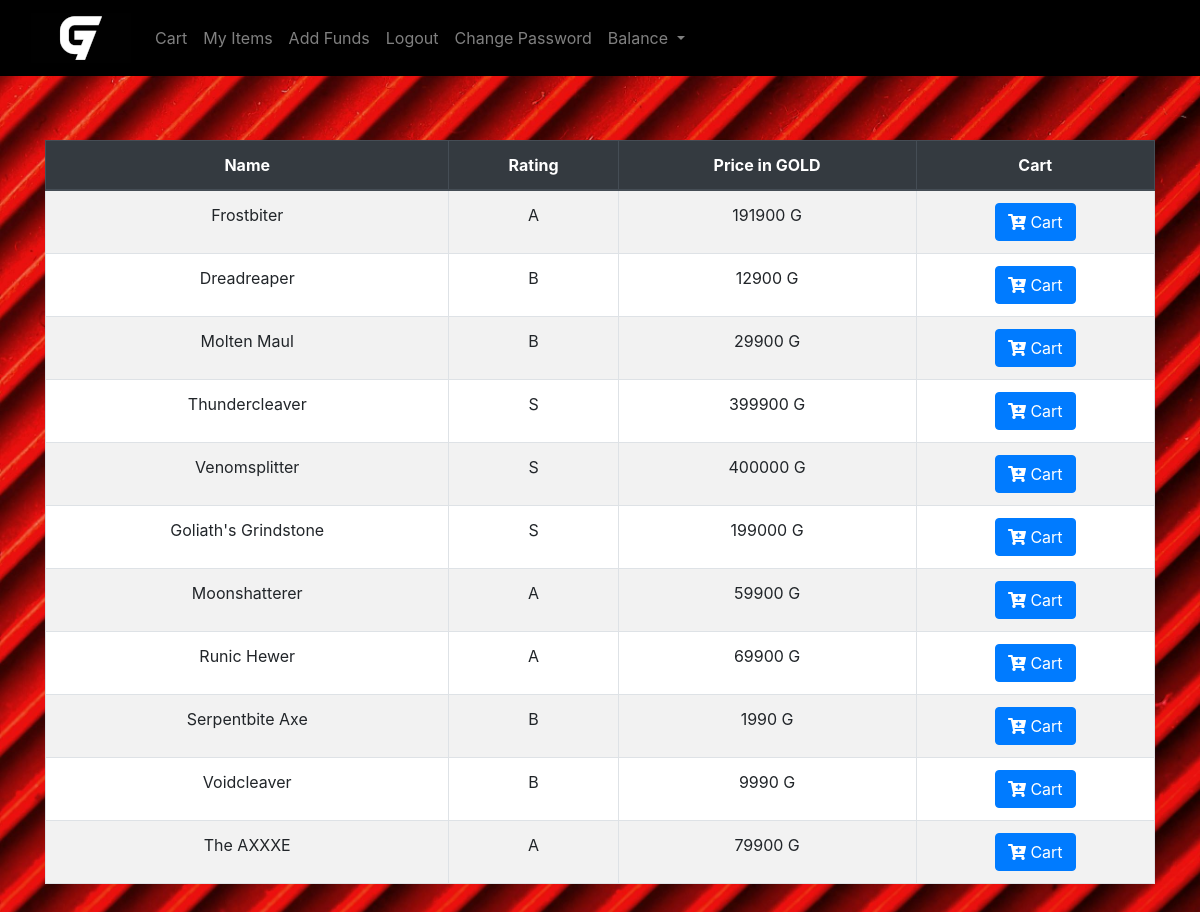
The app's page /axe (signed in) with its own data.
### tables this page shows
CREATE TABLE object(Object_ID int PRIMARY KEY,
Object_Name varchar(100),
Object_type varchar(20),
listing varchar(2),
rating varchar(1),
price int,
image_src varchar(1000));

### main.py (the view)
@app.get("/axe")
@login_required
async def axe(request : Request):
    user = request.session.get("user")
    items = listed_object_data_generator("Axe")
    return templates.TemplateResponse("axe.html",{"request":request,"items":items,"user":user})

### templates/axe.html
{% extends "sword.html" %}

### templates/sword.html (shortened to what this page needs)
{% extends "layout.html" %}
{% block main %}
<div class="container mt-3">
    <table class="table table-hover table-striped table-bordered" style="background-color: white;">
        <thead class="thead-dark">
            <tr>
                <th>Name</th>
                <th>Rating</th>
                <th>Price in GOLD</th>
                <th>Cart</th>
            </tr>
        </thead>
        <tbody>
            {% for i in items %}
            <tr>
                <td style="background-color: white;">{{ i[1] }}</td>
                <td style="background-color: white;">{{ i[4] }}</td>
                <td style="background-color: white;">{{ i[5] }} G</td>
                <td style="background-color: white;">
                    <a href="{{ url_for('object_cart', ID=i[0], Type=i[2]) }}" class="btn btn-primary">
                        <i class="fas fa-cart-plus"></i> Cart
                    </a>
                </td>
            </tr>
            {% endfor %}
        </tbody>
    </table>
</div>
{% endblock %}

### templates/layout.html (style rules this page uses)
body { background-image: url("/static/background.jpg"); background-size: cover; background-position: center; background-repeat: repeat; height: 100vh; }

### records on screen
object: Object_Name "Frostbiter", rating "A", price "191900"
object: Object_Name "Dreadreaper", rating "B", price "12900"
object: Object_Name "Molten Maul", rating "B", price "29900"
object: Object_Name "Thundercleaver", rating "S", price "399900"
object: Object_Name "Venomsplitter", rating "S", price "400000"
object: Object_Name "Goliath's Grindstone", rating "S", price "199000"
object: Object_Name "Moonshatterer", rating "A", price "59900"
object: Object_Name "Runic Hewer", rating "A", price "69900"
object: Object_Name "Serpentbite Axe", rating "B", price "1990"
object: Object_Name "Voidcleaver", rating "B", price "9990"
object: Object_Name "The AXXXE", rating "A", price "79900"
